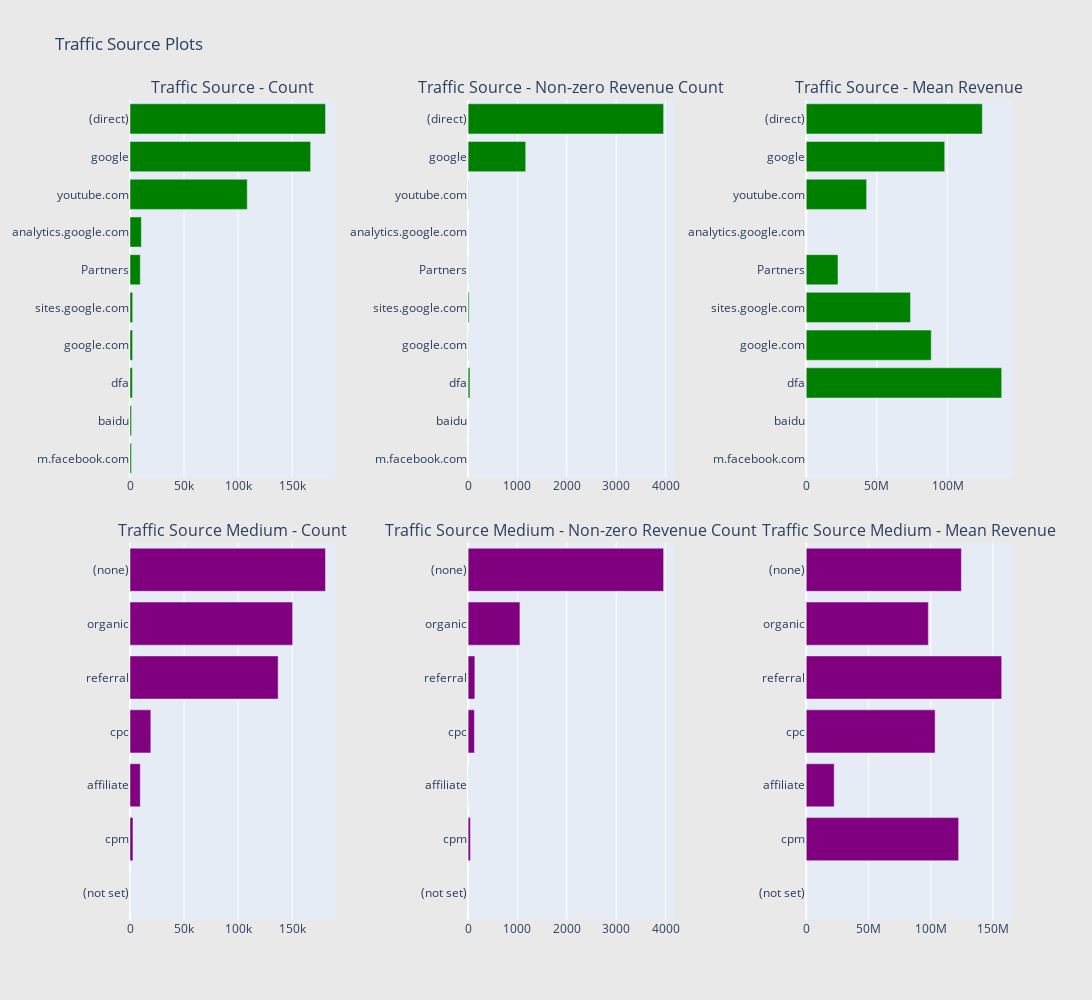

Source (notebook cell):
### Markdown cell above
Inferences:
* On the continent plot, we can see that America has both higher number of general counts, as well as the highest number of counts where the revenue is non-zero. In fact, it looks like America is producing almost all non-zero revenue counts.
* Though Asia and Europe have a high number of counts, the number of non-zero revenue counts from these continents are comparatively low. 
* The first two points are also evident in the sub-continents plot where we can deduce that it is predominantly North America that is contributing to all of this.
* If the network domain is "unknown.unknown" rather than "(not set)", then the number of counts with non-zero revenue tend to be lower. 

**Traffic Source:**

### Code cell
# Continent
cnt_srs = train_df.groupby('trafficSource.source')['totals.transactionRevenue'].agg(['size', 'count', 'mean'])
cnt_srs.columns = ["count", "count of non-zero revenue", "mean"]
cnt_srs = cnt_srs.sort_values(by="count", ascending=False)
trace1 = horizontal_bar_chart(cnt_srs["count"].head(10), 'green')
trace2 = horizontal_bar_chart(cnt_srs["count of non-zero revenue"].head(10), 'green')
trace3 = horizontal_bar_chart(cnt_srs["mean"].head(10), 'green')

# Sub-continent
cnt_srs = train_df.groupby('trafficSource.medium')['totals.transactionRevenue'].agg(['size', 'count', 'mean'])
cnt_srs.columns = ["count", "count of non-zero revenue", "mean"]
cnt_srs = cnt_srs.sort_values(by="count", ascending=False)
trace4 = horizontal_bar_chart(cnt_srs["count"], 'purple')
trace5 = horizontal_bar_chart(cnt_srs["count of non-zero revenue"], 'purple')
trace6 = horizontal_bar_chart(cnt_srs["mean"], 'purple')

# Creating two subplots
fig = tools.make_subplots(rows=2, cols=3, vertical_spacing=0.08, horizontal_spacing=0.15, 
                          subplot_titles=["Traffic Source - Count", "Traffic Source - Non-zero Revenue Count", "Traffic Source - Mean Revenue",
                                          "Traffic Source Medium - Count",  "Traffic Source Medium - Non-zero Revenue Count", "Traffic Source Medium - Mean Revenue"
                                          ])

fig.append_trace(trace1, 1, 1)
fig.append_trace(trace2, 1, 2)
fig.append_trace(trace3, 1, 3)
fig.append_trace(trace4, 2, 1)
fig.append_trace(trace5, 2, 2)
fig.append_trace(trace6, 2, 3)

fig['layout'].update(height=1000, width=1200, paper_bgcolor='rgb(233,233,233)', title="Traffic Source Plots")
py.iplot(fig, filename='traffic-source-plots')

### Figure 1 — Plotly figure (JSON) as saved in the notebook; plotly's stock layout.template omitted (floating-point values rounded to 4 significant figures)
{"data": [{"marker": {"color": "green"}, "orientation": "h", "showlegend": false, "type": "bar", "x": [1372, 1428, 2216, 2383, 2484, 9518, 10492, 108467, 167130, 180883], "xaxis": "x", "y": ["m.facebook.com", "baidu", "dfa", "google.com", "sites.google.com", "Partners", "analytics.google.com", "youtube.com", "google", "(direct)"], "yaxis": "y"}, {"marker": {"color": "green"}, "orientation": "h", "showlegend": false, "type": "bar", "x": [0, 0, 37, 4, 21, 2, 0, 5, 1167, 3961], "xaxis": "x2", "y": ["m.facebook.com", "baidu", "dfa", "google.com", "sites.google.com", "Partners", "analytics.google.com", "youtube.com", "google", "(direct)"], "yaxis": "y2"}, {"marker": {"color": "green"}, "orientation": "h", "showlegend": false, "type": "bar", "x": [null, null, 138400000.0, 88492500, 73850000.0, 22485000, null, 42772000, 98020000.0, 124700000.0], "xaxis": "x3", "y": ["m.facebook.com", "baidu", "dfa", "google.com", "sites.google.com", "Partners", "analytics.google.com", "youtube.com", "google", "(direct)"], "yaxis": "y3"}, {"marker": {"color": "purple"}, "orientation": "h", "showlegend": false, "type": "bar", "x": [29, 2749, 9511, 19276, 137071, 150482, 180882], "xaxis": "x4", "y": ["(not set)", "cpm", "affiliate", "cpc", "referral", "organic", "(none)"], "yaxis": "y4"}, {"marker": {"color": "purple"}, "orientation": "h", "showlegend": false, "type": "bar", "x": [0, 47, 2, 128, 137, 1050, 3961], "xaxis": "x5", "y": ["(not set)", "cpm", "affiliate", "cpc", "referral", "organic", "(none)"], "yaxis": "y5"}, {"marker": {"color": "purple"}, "orientation": "h", "showlegend": false, "type": "bar", "x": [null, 122500000.0, 22485000, 103600000.0, 157100000.0, 98120000.0, 124700000.0], "xaxis": "x6", "y": ["(not set)", "cpm", "affiliate", "cpc", "referral", "organic", "(none)"], "yaxis": "y6"}], "layout": {"annotations": [{"font": {"size": 16}, "showarrow": false, "text": "Traffic Source - Count", "x": 0.1167, "xanchor": "center", "xref": "paper", "y": 1, "yanchor": "bottom", "yref": "paper"}, {"font": {"size": 16}, "showarrow": false, "text": "Traffic Source - Non-zero Revenue Count", "x": 0.5, "xanchor": "center", "xref": "paper", "y": 1, "yanchor": "bottom", "yref": "paper"}, {"font": {"size": 16}, "showarrow": false, "text": "Traffic Source - Mean Revenue", "x": 0.8833, "xanchor": "center", "xref": "paper", "y": 1, "yanchor": "bottom", "yref": "paper"}, {"font": {"size": 16}, "showarrow": false, "text": "Traffic Source Medium - Count", "x": 0.1167, "xanchor": "center", "xref": "paper", "y": 0.46, "yanchor": "bottom", "yref": "paper"}, {"font": {"size": 16}, "showarrow": false, "text": "Traffic Source Medium - Non-zero Revenue Count", "x": 0.5, "xanchor": "center", "xref": "paper", "y": 0.46, "yanchor": "bottom", "yref": "paper"}, {"font": {"size": 16}, "showarrow": false, "text": "Traffic Source Medium - Mean Revenue", "x": 0.8833, "xanchor": "center", "xref": "paper", "y": 0.46, "yanchor": "bottom", "yref": "paper"}], "height": 1000, "paper_bgcolor": "rgb(233,233,233)", "title": {"text": "Traffic Source Plots"}, "width": 1200, "xaxis": {"anchor": "y", "domain": [0, 0.2333]}, "xaxis2": {"anchor": "y2", "domain": [0.3833, 0.6167]}, "xaxis3": {"anchor": "y3", "domain": [0.7667, 1.0]}, "xaxis4": {"anchor": "y4", "domain": [0, 0.2333]}, "xaxis5": {"anchor": "y5", "domain": [0.3833, 0.6167]}, "xaxis6": {"anchor": "y6", "domain": [0.7667, 1.0]}, "yaxis": {"anchor": "x", "domain": [0.54, 1]}, "yaxis2": {"anchor": "x2", "domain": [0.54, 1]}, "yaxis3": {"anchor": "x3", "domain": [0.54, 1]}, "yaxis4": {"anchor": "x4", "domain": [0, 0.46]}, "yaxis5": {"anchor": "x5", "domain": [0, 0.46]}, "yaxis6": {"anchor": "x6", "domain": [0, 0.46]}}}
